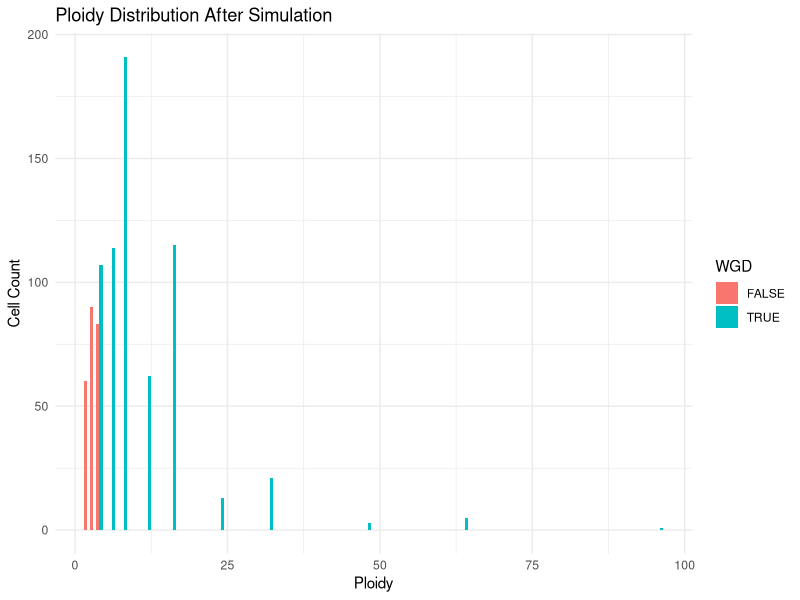

Here is the R script that generated this plot: (Note: this script raises an error after producing the figure.)
#---------------------------
# Parameters
#---------------------------
Dc <- 0          # baseline death probability
Coxy <- 1        # oxygen level (0-1)
P <- c(2,3,4)    # initial ploidy distribution
DS <- 0.6        # division probability weight
DS1 <- 0.4       # WGD probability weight
MSR <- 0.05      # base missegregation probability
SP <- 0.5        # WGD protection factor
SD <- 0.2        # missegregation death factor
time_steps <- 5 # total simulation time

# Function: rate of entering cell cycle
G <- function(ploidy, oxygen) {
  return(0.5 * oxygen / ploidy) # example scaling
}

#---------------------------
# Initialize Cells
#---------------------------
N <- 100
cells <- data.frame(
  ploidy = sample(P, N, replace=TRUE),
  WGD = FALSE,
  t_wait = 0,
  alive = TRUE
)

#---------------------------
# Simulation Loop
#---------------------------
for (t in 1:time_steps) {
  for (i in 1:nrow(cells)) {
    if (!cells$alive[i]) next
    
    #-----------------------
    # Cell Death
    #-----------------------
    misseg <- rbinom(1, 1, MSR * (1 - Coxy)) # higher missegregation in low O2
    death_prob <- Dc
    if (misseg == 1) {
      if (cells$WGD[i]) {
        death_prob <- death_prob + SD * (1 - SP)
      } else {
        death_prob <- death_prob + SD
      }
    }
    if (runif(1) < death_prob) {
      cells$alive[i] <- FALSE
      next
    }
    
    #-----------------------
    # Enter cell cycle
    #-----------------------
    if (runif(1) < G(cells$ploidy[i], Coxy)) {
      # Set waiting time if not already set
      if (cells$t_wait[i] == 0) {
        lambda <- 1 # rate of division/WGD
        cells$t_wait[i] <- rpois(1, lambda)
      }
    }
    
    #-----------------------
    # Event occurs if t_wait = 0
    #-----------------------
    if (cells$t_wait[i] <= 0) {
      # Decide Division vs WGD
      if (runif(1) < DS / (DS + DS1)) {
        # Division
        cells$ploidy[i] <- cells$ploidy[i] # parent keeps ploidy
        # Optionally add daughter cell
        cells <- rbind(cells, data.frame(ploidy=cells$ploidy[i], WGD=cells$WGD[i], t_wait=0, alive=TRUE))
      } else {
        # WGD
        cells$ploidy[i] <- 2 * cells$ploidy[i]
        cells$WGD[i] <- TRUE
      }
      # Reset waiting time
      cells$t_wait[i] <- 0
    } else {
      cells$t_wait[i] <- cells$t_wait[i] - 1
    }
  }
  
  cat("Time step:", t, "Alive cells:", sum(cells$alive), "\n")
}

#---------------------------
# Quick Visualization
#---------------------------
library(ggplot2)
ggplot(cells, aes(x=ploidy, fill=WGD)) +
  geom_histogram(binwidth=1, position="dodge") +
  theme_minimal() +
  labs(title="Ploidy Distribution After Simulation", x="Ploidy", y="Cell Count")


ggplot(cells, aes(x=X, y=Y, color=P, shape=WGD)) +
  geom_point(alpha=0.7) +
  scale_color_viridis_c(option = "plasma") +
  scale_size(range=c(2,6)) +
  scale_shape_manual(values=c(16,17)) +
  labs(title="ABM: Oxygen-dependent Division, WGD, Missegregation",
       x="X", y="Y", color="Ploidy", shape="WGD") +
  theme_minimal() +
  coord_fixed()

library(ggplot2)
library(viridis)

#---------------------------
# Parameters
#---------------------------
Dc <- 0
Coxy <- 1
P <- c(2,3,4)
DS <- 0.6
DS1 <- 0.4
MSR <- 0.05
SP <- 0.5
SD <- 0.2
time_steps <- 50
space_size <- 50 # for X,Y coordinates

G <- function(ploidy, oxygen) {
  return(0.5 * oxygen / ploidy)
}

#---------------------------
# Initialize Cells with Spatial Coordinates
#---------------------------
N <- 100
cells <- data.frame(
  ploidy = sample(P, N, replace=TRUE),
  WGD = FALSE,
  t_wait = 0,
  alive = TRUE,
  X = runif(N, 0, space_size),
  Y = runif(N, 0, space_size)
)

#---------------------------
# Simulation Loop
#---------------------------
for (t in 1:time_steps) {
  for (i in 1:nrow(cells)) {
    if (!cells$alive[i]) next
    
    # Cell death
    misseg <- rbinom(1, 1, MSR * (1 - Coxy))
    death_prob <- Dc
    if (misseg == 1) {
      if (cells$WGD[i]) death_prob <- death_prob + SD * (1 - SP) else death_prob <- death_prob + SD
    }
    if (runif(1) < death_prob) {
      cells$alive[i] <- FALSE
      next
    }
    
    # Enter cell cycle
    if (runif(1) < G(cells$ploidy[i], Coxy)) {
      if (cells$t_wait[i] == 0) cells$t_wait[i] <- rpois(1, 1)
    }
    
    # Event occurs if t_wait = 0
    if (cells$t_wait[i] <= 0) {
      if (runif(1) < DS / (DS + DS1)) {
        # Division: create daughter near parent
        new_cell <- data.frame(
          ploidy = cells$ploidy[i],
          WGD = cells$WGD[i],
          t_wait = 0,
          alive = TRUE,
          X = cells$X[i] + rnorm(1, 0, 1),
          Y = cells$Y[i] + rnorm(1, 0, 1)
        )
        # Keep within bounds
        new_cell$X <- pmin(pmax(new_cell$X, 0), space_size)
        new_cell$Y <- pmin(pmax(new_cell$Y, 0), space_size)
        cells <- rbind(cells, new_cell)
      } else {
        # WGD
        cells$ploidy[i] <- 2 * cells$ploidy[i]
        cells$WGD[i] <- TRUE
      }
      cells$t_wait[i] <- 0
    } else {
      cells$t_wait[i] <- cells$t_wait[i] - 1
    }
  }
}

#---------------------------
# Visualization
#---------------------------
ggplot(cells, aes(x=X, y=Y, color=ploidy, shape=WGD)) +
  geom_point(alpha=0.7, size=3) +
  scale_color_viridis_c(option = "plasma") +
  scale_shape_manual(values=c(16,17)) +
  labs(title="ABM: Oxygen-dependent Division, WGD, Missegregation",
       x="X", y="Y", color="Ploidy", shape="WGD") +
  theme_minimal() +
  coord_fixed()


library(ggplot2)
library(viridis)
library(gganimate)

#---------------------------
# Parameters
#---------------------------
Dc <- 0
Coxy <- 1
P <- c(2,3,4)
DS <- 0.6
DS1 <- 0.4
MSR <- 0.05
SP <- 0.5
SD <- 0.2
time_steps <- 5
space_size <- 50

G <- function(ploidy, oxygen) {
  return(0.5 * oxygen / ploidy)
}

#---------------------------
# Initialize Cells with Spatial Coordinates
#---------------------------
N <- 100
cells <- data.frame(
  id = 1:N,
  ploidy = sample(P, N, replace=TRUE),
  WGD = FALSE,
  t_wait = 0,
  alive = TRUE,
  X = runif(N, 0, space_size),
  Y = runif(N, 0, space_size)
)

#---------------------------
# Simulation Loop
#---------------------------
history <- list()

for (t in 1:time_steps) {
  new_cells <- data.frame()
  
  for (i in 1:nrow(cells)) {
    if (!cells$alive[i]) next
    
    # Cell death
    misseg <- rbinom(1, 1, MSR * (1 - Coxy))
    death_prob <- Dc
    if (misseg == 1) {
      if (cells$WGD[i]) death_prob <- death_prob + SD * (1 - SP) else death_prob <- death_prob + SD
    }
    if (runif(1) < death_prob) {
      cells$alive[i] <- FALSE
      next
    }
    
    # Enter cell cycle
    if (runif(1) < G(cells$ploidy[i], Coxy)) {
      if (cells$t_wait[i] == 0) cells$t_wait[i] <- rpois(1, 1)
    }
    
    # Event occurs if t_wait = 0
    if (cells$t_wait[i] <= 0) {
      if (runif(1) < DS / (DS + DS1)) {
        # Division: create daughter near parent
        new_cell <- data.frame(
          id = max(cells$id) + nrow(new_cells) + 1,
          ploidy = cells$ploidy[i],
          WGD = cells$WGD[i],
          t_wait = 0,
          alive = TRUE,
          X = cells$X[i] + rnorm(1, 0, 1),
          Y = cells$Y[i] + rnorm(1, 0, 1)
        )
        new_cell$X <- pmin(pmax(new_cell$X, 0), space_size)
        new_cell$Y <- pmin(pmax(new_cell$Y, 0), space_size)
        new_cells <- rbind(new_cells, new_cell)
      } else {
        # WGD
        cells$ploidy[i] <- 2 * cells$ploidy[i]
        cells$WGD[i] <- TRUE
      }
      cells$t_wait[i] <- 0
    } else {
      cells$t_wait[i] <- cells$t_wait[i] - 1
    }
  }
  
  # Add new cells
  if (nrow(new_cells) > 0) cells <- rbind(cells, new_cells)
  
  # Save snapshot for animation
  history[[t]] <- data.frame(cells, time = t)
}

# Combine history into one data frame
history_df <- do.call(rbind, history)

#---------------------------
# Animated Visualization
#---------------------------
library(ggplot2)

# Convert WGD to a factor for coloring
history_df$WGD <- factor(history_df$WGD, levels=c(FALSE, TRUE), labels=c("No WGD", "WGD"))

# Plot
ggplot(history_df, aes(x = X, y = Y, color = WGD, size = ploidy)) +
  geom_point(alpha = 0.7) +
  scale_color_manual(values = c("blue", "red")) +
  scale_size_continuous(range = c(2, 6)) +
  facet_wrap(~time, ncol = 5) +
  theme_minimal() +
  labs(title = "Cell Population Over Time",
       subtitle = "Color: WGD status, Size: Ploidy",
       x = "X position",
       y = "Y position") +
  theme(legend.position = "bottom")
